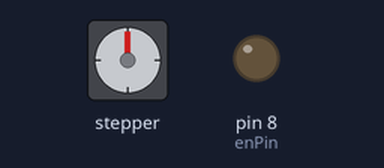
A sketch run on a simulated Arduino Uno, built with avr-gcc and run on an emulated ATmega328P. Shown: stepper motor, output pins drawn as LEDs (lit = HIGH). Stepper angles assume 200 steps per turn; what the sketch prints to the serial monitor is not drawn.

Above: at 0.16 s.
At 2.2 s:
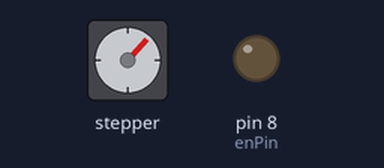
At 9.9 s:
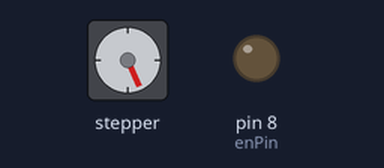
At 34.3 s:
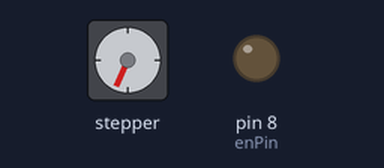
Timing chart, 0 to 40.0 s (numbered marks = the images above):
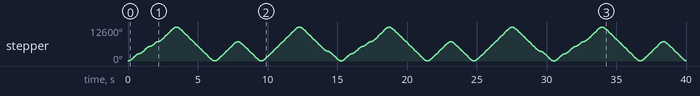

The sketch:

asrs_program.ino
```cpp
#include <AccelStepper.h>
#include <MultiStepper.h>


AccelStepper Xaxis(1, 2, 5); // pin 3 = step, pin 6 = direction
AccelStepper Yaxis(1, 3, 6); // pin 4 = step, pin 7 = direction
AccelStepper Zaxis(1, 4, 7); // pin 5 = step, pin 8 = direction
int enPin = 8;
int User_Input = 0;
int UpperLimit = 0;
String readString;

void setup() {
  Xaxis.setMaxSpeed(8000);
  Yaxis.setMaxSpeed(8000);
  Zaxis.setMaxSpeed(8000);


  Xaxis.setAcceleration(22000);
  Yaxis.setAcceleration(20000);
  Zaxis.setAcceleration(20000);

  Xaxis.setSpeed(4000);
  Yaxis.setSpeed(4000);
  Zaxis.setSpeed(4000);

  pinMode(enPin, OUTPUT);
  digitalWrite(enPin, LOW);

  Serial.begin(9600);
  Serial.println("Stepper Controller:");

}


void loop() {


  Xaxis.runToNewPosition(0);
  delay(10);
  Xaxis.runToNewPosition(1500);
  delay(10);
  Xaxis.runToNewPosition(3000);
  delay(10);
  Xaxis.runToNewPosition(4000);
  delay(10);
  Xaxis.runToNewPosition(7000);
  delay(10);
  Xaxis.runToNewPosition(0);
  delay(10);
  Xaxis.runToNewPosition(4000);
  delay(10);
  Xaxis.runToNewPosition(0);
  delay(10);
  Xaxis.runToNewPosition(7000);
  delay(10);
  Xaxis.runToNewPosition(2000);
  delay(10);
  Xaxis.runToNewPosition(0);
  delay(10);

}
```
